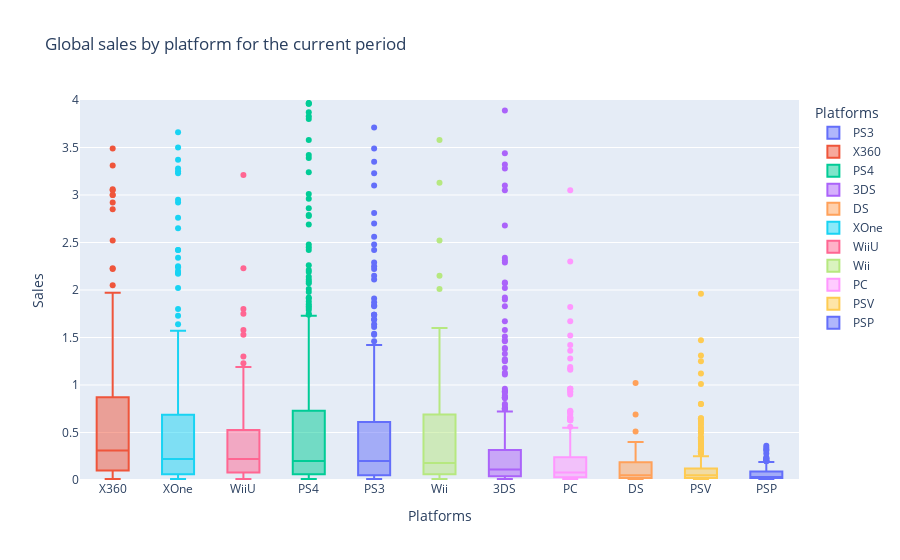

Notebook code cell kept with this figure:
### Markdown cell above
The first 5 platforms from the current period were selected for analysis, since the remaining platforms differ greatly in terms of indicators. After charting, it is observed that the X360, 3DS and PS3 platforms are in a state of decline. It can be assumed that sales will also be at a low level in 2016. There has been growth for the Xone and PS4 platforms since 2013. Since the data is incomplete in 2016, as it is clear from the assignment, it can be assumed that there will also be growth for these platforms and possibly a peak for these platforms. At the same time, sales of the PS4 in 2016 are around 70 million copies, and for the Xone about 25 million copies.

### Code cell
fig = px.box(df_query,
            x='platform',
            y='all_sales',
            title='Global sales by platform for the current period',
            labels={'platform' : 'Platforms',
                   'all_sales' : 'Sales'},
             range_y = (0,4),
             color='platform',
             boxmode='overlay'
            )
fig.update_xaxes(categoryorder='median descending')
fig.show()

### Figure 1 — Plotly figure (JSON) as saved in the notebook; plotly's stock layout.template omitted (floating-point values rounded to 4 significant figures; data arrays with more than 128 entries replaced by an {"elided": "..."} marker saying what was removed)
{"data": [{"alignmentgroup": "True", "hovertemplate": "Platforms=%{x}<br>Sales=%{y}<extra></extra>", "legendgroup": "PS3", "marker": {"color": "#636efa"}, "name": "PS3", "notched": false, "offsetgroup": "PS3", "orientation": "v", "showlegend": true, "type": "box", "x": {"elided": "493 str values"}, "x0": " ", "xaxis": "x", "y": {"elided": "493 float values"}, "y0": " ", "yaxis": "y"}, {"alignmentgroup": "True", "hovertemplate": "Platforms=%{x}<br>Sales=%{y}<extra></extra>", "legendgroup": "X360", "marker": {"color": "#EF553B"}, "name": "X360", "notched": false, "offsetgroup": "X360", "orientation": "v", "showlegend": true, "type": "box", "x": {"elided": "292 str values"}, "x0": " ", "xaxis": "x", "y": {"elided": "292 float values"}, "y0": " ", "yaxis": "y"}, {"alignmentgroup": "True", "hovertemplate": "Platforms=%{x}<br>Sales=%{y}<extra></extra>", "legendgroup": "PS4", "marker": {"color": "#00cc96"}, "name": "PS4", "notched": false, "offsetgroup": "PS4", "orientation": "v", "showlegend": true, "type": "box", "x": {"elided": "392 str values"}, "x0": " ", "xaxis": "x", "y": {"elided": "392 float values"}, "y0": " ", "yaxis": "y"}, {"alignmentgroup": "True", "hovertemplate": "Platforms=%{x}<br>Sales=%{y}<extra></extra>", "legendgroup": "3DS", "marker": {"color": "#ab63fa"}, "name": "3DS", "notched": false, "offsetgroup": "3DS", "orientation": "v", "showlegend": true, "type": "box", "x": {"elided": "396 str values"}, "x0": " ", "xaxis": "x", "y": {"elided": "396 float values"}, "y0": " ", "yaxis": "y"}, {"alignmentgroup": "True", "hovertemplate": "Platforms=%{x}<br>Sales=%{y}<extra></extra>", "legendgroup": "DS", "marker": {"color": "#FFA15A"}, "name": "DS", "notched": false, "offsetgroup": "DS", "orientation": "v", "showlegend": true, "type": "box", "x": ["DS", "DS", "DS", "DS", "DS", "DS", "DS", "DS", "DS", "DS", "DS", "DS", "DS", "DS", "DS", "DS", "DS", "DS", "DS", "DS", "DS", "DS", "DS", "DS", "DS", "DS", "DS", "DS", "DS", "DS", "DS"], "x0": " ", "xaxis": "x", "y": [8.06, 1.02, 0.69, 0.51, 0.4, 0.38, 0.21, 0.19, 0.18, 0.13, 0.12, 0.1, 0.08, 0.08, 0.05, 0.05, 0.04, 0.03, 0.03, 0.03, 0.02, 0.02, 0.02, 0.02, 0.02, 0.02, 0.01, 0.01, 0.01, 0.01, 0.01], "y0": " ", "yaxis": "y"}, {"alignmentgroup": "True", "hovertemplate": "Platforms=%{x}<br>Sales=%{y}<extra></extra>", "legendgroup": "XOne", "marker": {"color": "#19d3f3"}, "name": "XOne", "notched": false, "offsetgroup": "XOne", "orientation": "v", "showlegend": true, "type": "box", "x": {"elided": "247 str values"}, "x0": " ", "xaxis": "x", "y": {"elided": "247 float values"}, "y0": " ", "yaxis": "y"}, {"alignmentgroup": "True", "hovertemplate": "Platforms=%{x}<br>Sales=%{y}<extra></extra>", "legendgroup": "WiiU", "marker": {"color": "#FF6692"}, "name": "WiiU", "notched": false, "offsetgroup": "WiiU", "orientation": "v", "showlegend": true, "type": "box", "x": {"elided": "147 str values"}, "x0": " ", "xaxis": "x", "y": {"elided": "147 float values"}, "y0": " ", "yaxis": "y"}, {"alignmentgroup": "True", "hovertemplate": "Platforms=%{x}<br>Sales=%{y}<extra></extra>", "legendgroup": "Wii", "marker": {"color": "#B6E880"}, "name": "Wii", "notched": false, "offsetgroup": "Wii", "orientation": "v", "showlegend": true, "type": "box", "x": ["Wii", "Wii", "Wii", "Wii", "Wii", "Wii", "Wii", "Wii", "Wii", "Wii", "Wii", "Wii", "Wii", "Wii", "Wii", "Wii", "Wii", "Wii", "Wii", "Wii", "Wii", "Wii", "Wii", "Wii", "Wii", "Wii", "Wii", "Wii", "Wii", "Wii", "Wii", "Wii", "Wii", "Wii", "Wii", "Wii", "Wii", "Wii", "Wii", "Wii", "Wii", "Wii", "Wii", "Wii", "Wii", "Wii", "Wii", "Wii", "Wii", "Wii", "Wii", "Wii", "Wii", "Wii"], "x0": " ", "xaxis": "x", "y": [6.76, 3.58, 3.13, 2.52, 2.15, 2.01, 1.6, 1.38, 0.96, 0.95, 0.95, 0.95, 0.89, 0.69, 0.68, 0.66, 0.56, 0.5, 0.42, 0.39, 0.38, 0.29, 0.26, 0.23, 0.22, 0.19, 0.18, 0.18, 0.15, 0.15, 0.15, 0.14, 0.14, 0.12, 0.1, 0.1, 0.09, 0.1, 0.08, 0.06, 0.07, 0.05, 0.04, 0.03, 0.03, 0.02, 0.02, 0.01, 0.01, 0.01, 0.01, 0.01, 0.01, 0.01], "y0": " ", "yaxis": "y"}, {"alignmentgroup": "True", "hovertemplate": "Platforms=%{x}<br>Sales=%{y}<extra></extra>", "legendgroup": "PC", "marker": {"color": "#FF97FF"}, "name": "PC", "notched": false, "offsetgroup": "PC", "orientation": "v", "showlegend": true, "type": "box", "x": {"elided": "250 str values"}, "x0": " ", "xaxis": "x", "y": {"elided": "250 float values"}, "y0": " ", "yaxis": "y"}, {"alignmentgroup": "True", "hovertemplate": "Platforms=%{x}<br>Sales=%{y}<extra></extra>", "legendgroup": "PSV", "marker": {"color": "#FECB52"}, "name": "PSV", "notched": false, "offsetgroup": "PSV", "orientation": "v", "showlegend": true, "type": "box", "x": {"elided": "411 str values"}, "x0": " ", "xaxis": "x", "y": {"elided": "411 float values"}, "y0": " ", "yaxis": "y"}, {"alignmentgroup": "True", "hovertemplate": "Platforms=%{x}<br>Sales=%{y}<extra></extra>", "legendgroup": "PSP", "marker": {"color": "#636efa"}, "name": "PSP", "notched": false, "offsetgroup": "PSP", "orientation": "v", "showlegend": true, "type": "box", "x": {"elided": "173 str values"}, "x0": " ", "xaxis": "x", "y": {"elided": "173 float values"}, "y0": " ", "yaxis": "y"}], "layout": {"boxmode": "overlay", "legend": {"title": {"text": "Platforms"}, "tracegroupgap": 0}, "title": {"text": "Global sales by platform for the current period"}, "xaxis": {"anchor": "y", "categoryarray": ["PS3", "X360", "PS4", "3DS", "DS", "XOne", "WiiU", "Wii", "PC", "PSV", "PSP"], "categoryorder": "median descending", "domain": [0, 1], "title": {"text": "Platforms"}}, "yaxis": {"anchor": "x", "domain": [0, 1], "range": [0, 4], "title": {"text": "Sales"}}}}
